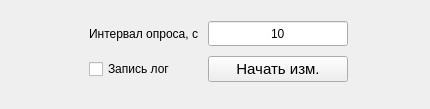
<?xml version="1.0" encoding="UTF-8"?>
<ui version="4.0">
 <class>Form</class>
 <widget class="QWidget" name="Form">
  <property name="geometry">
   <rect>
    <x>0</x>
    <y>0</y>
    <width>430</width>
    <height>109</height>
   </rect>
  </property>
  <property name="sizePolicy">
   <sizepolicy hsizetype="Expanding" vsizetype="Expanding">
    <horstretch>0</horstretch>
    <verstretch>0</verstretch>
   </sizepolicy>
  </property>
  <property name="minimumSize">
   <size>
    <width>430</width>
    <height>100</height>
   </size>
  </property>
  <property name="windowTitle">
   <string>Form</string>
  </property>
  <layout class="QGridLayout" name="gridLayout">
   <property name="topMargin">
    <number>5</number>
   </property>
   <property name="rightMargin">
    <number>5</number>
   </property>
   <property name="bottomMargin">
    <number>5</number>
   </property>
   <property name="horizontalSpacing">
    <number>5</number>
   </property>
   <property name="verticalSpacing">
    <number>0</number>
   </property>
   <item row="0" column="0">
    <layout class="QGridLayout" name="gridLayout_meas" rowstretch="0,0" columnstretch="0,0,0,0">
     <property name="sizeConstraint">
      <enum>QLayout::SetDefaultConstraint</enum>
     </property>
     <property name="leftMargin">
      <number>5</number>
     </property>
     <property name="topMargin">
      <number>0</number>
     </property>
     <property name="rightMargin">
      <number>5</number>
     </property>
     <property name="bottomMargin">
      <number>5</number>
     </property>
     <property name="spacing">
      <number>10</number>
     </property>
     <item row="1" column="2">
      <widget class="QPushButton" name="pushButton_hist_run_measure">
       <property name="sizePolicy">
        <sizepolicy hsizetype="Preferred" vsizetype="Fixed">
         <horstretch>0</horstretch>
         <verstretch>0</verstretch>
        </sizepolicy>
       </property>
       <property name="minimumSize">
        <size>
         <width>140</width>
         <height>25</height>
        </size>
       </property>
       <property name="font">
        <font>
         <family>MS Shell Dlg 2</family>
         <pointsize>11</pointsize>
         <weight>50</weight>
         <italic>false</italic>
         <bold>false</bold>
        </font>
       </property>
       <property name="styleSheet">
        <string notr="true">font: 11pt &quot;MS Shell Dlg 2&quot;;</string>
       </property>
       <property name="text">
        <string>Начать изм.</string>
       </property>
      </widget>
     </item>
     <item row="0" column="2">
      <widget class="QLineEdit" name="lineEdit_interval_request">
       <property name="sizePolicy">
        <sizepolicy hsizetype="Expanding" vsizetype="Fixed">
         <horstretch>0</horstretch>
         <verstretch>0</verstretch>
        </sizepolicy>
       </property>
       <property name="minimumSize">
        <size>
         <width>120</width>
         <height>25</height>
        </size>
       </property>
       <property name="styleSheet">
        <string notr="true">font: 11pt &quot;MS Shell Dlg 2&quot;;</string>
       </property>
       <property name="text">
        <string>10</string>
       </property>
       <property name="alignment">
        <set>Qt::AlignCenter</set>
       </property>
      </widget>
     </item>
     <item row="0" column="1">
      <widget class="QLabel" name="label">
       <property name="styleSheet">
        <string notr="true">font: 11pt &quot;MS Shell Dlg 2&quot;;</string>
       </property>
       <property name="text">
        <string>Интервал опроса, с</string>
       </property>
      </widget>
     </item>
     <item row="1" column="3">
      <spacer name="horizontalSpacer">
       <property name="orientation">
        <enum>Qt::Horizontal</enum>
       </property>
       <property name="sizeHint" stdset="0">
        <size>
         <width>40</width>
         <height>20</height>
        </size>
       </property>
      </spacer>
     </item>
     <item row="0" column="0">
      <spacer name="horizontalSpacer_40">
       <property name="orientation">
        <enum>Qt::Horizontal</enum>
       </property>
       <property name="sizeHint" stdset="0">
        <size>
         <width>40</width>
         <height>20</height>
        </size>
       </property>
      </spacer>
     </item>
     <item row="1" column="1">
      <widget class="QCheckBox" name="checkBox_write_log">
       <property name="styleSheet">
        <string notr="true">font: 11pt &quot;MS Shell Dlg 2&quot;;</string>
       </property>
       <property name="text">
        <string>Запись лог</string>
       </property>
       <property name="checkable">
        <bool>true</bool>
       </property>
       <property name="checked">
        <bool>false</bool>
       </property>
      </widget>
     </item>
    </layout>
   </item>
  </layout>
 </widget>
 <resources/>
 <connections/>
</ui>
